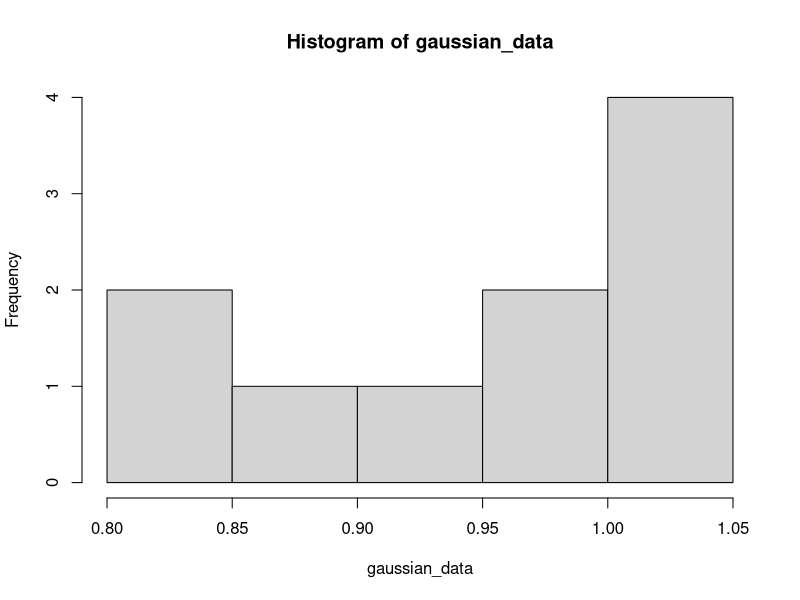
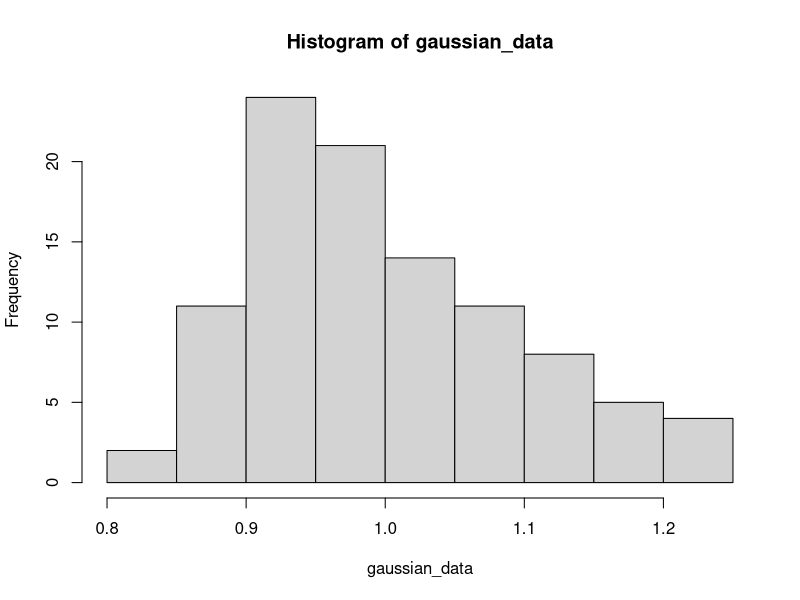
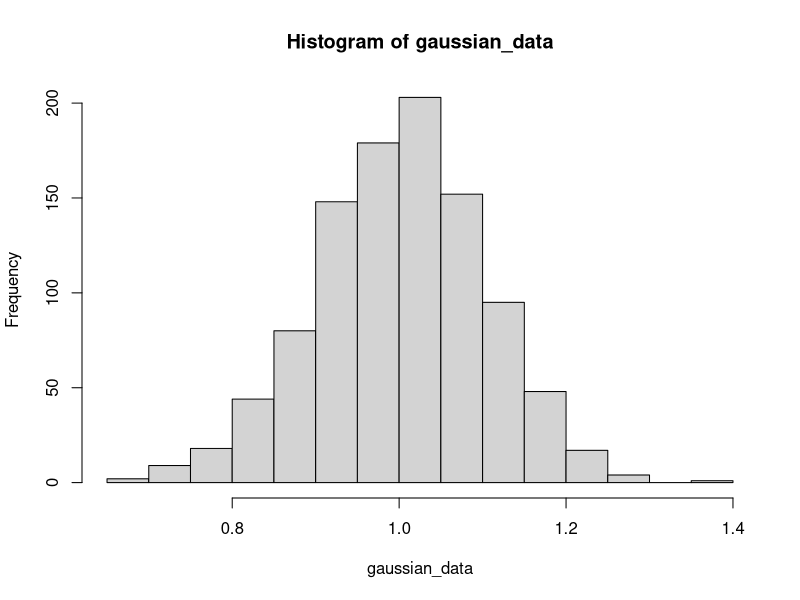
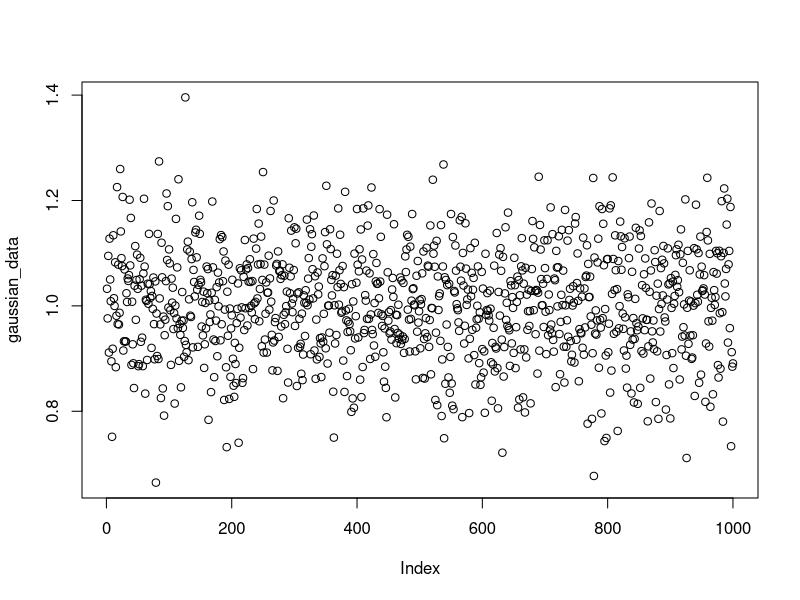
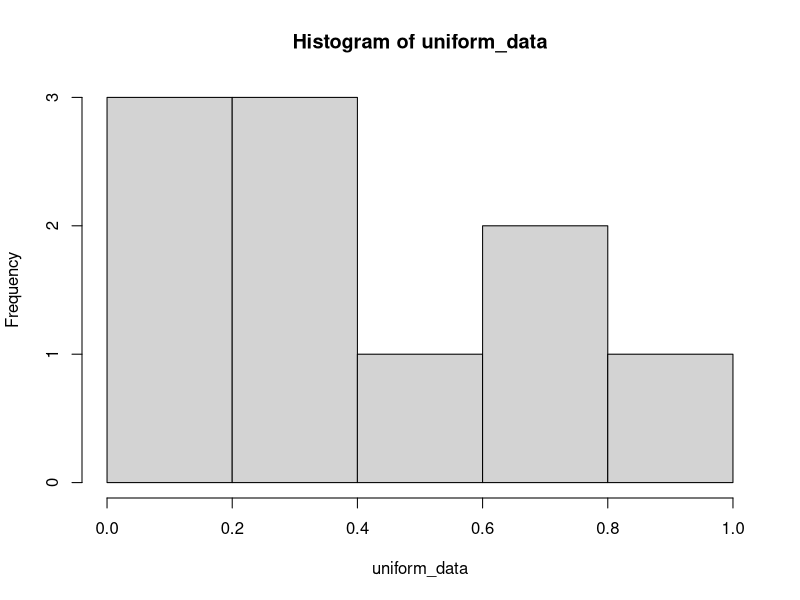
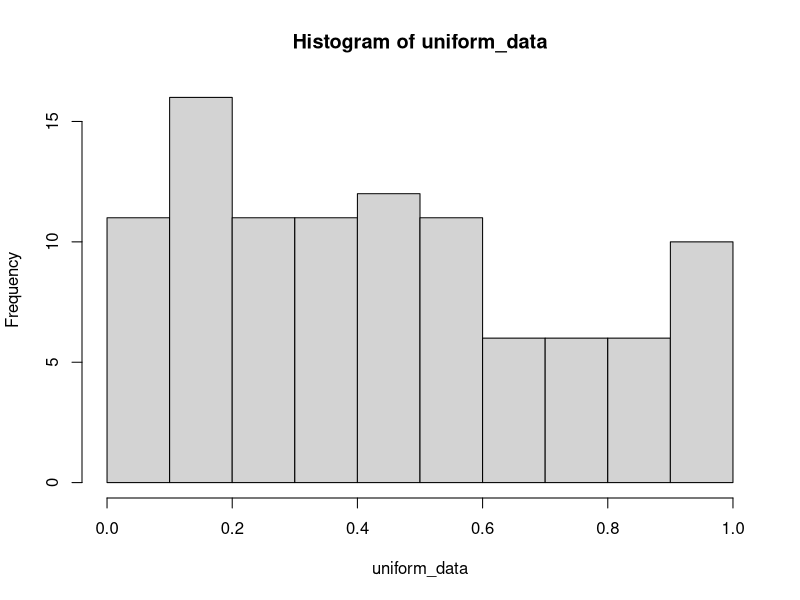
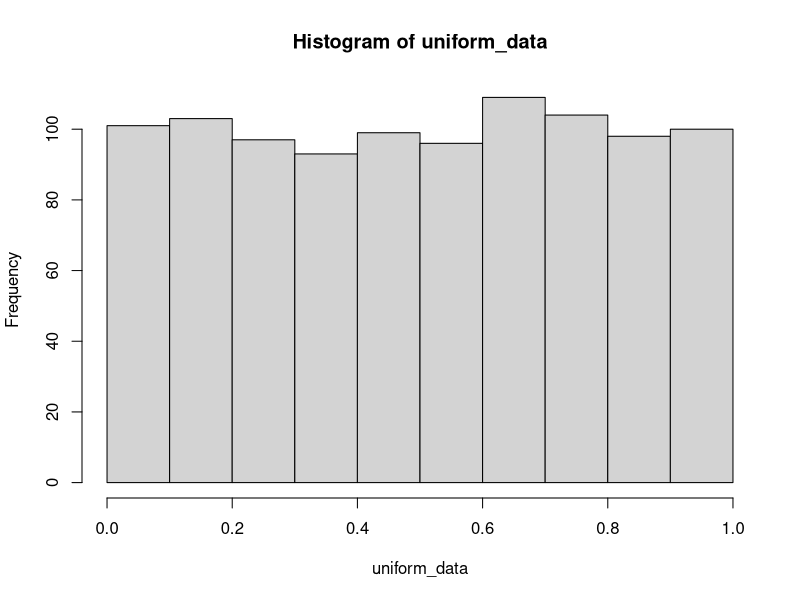
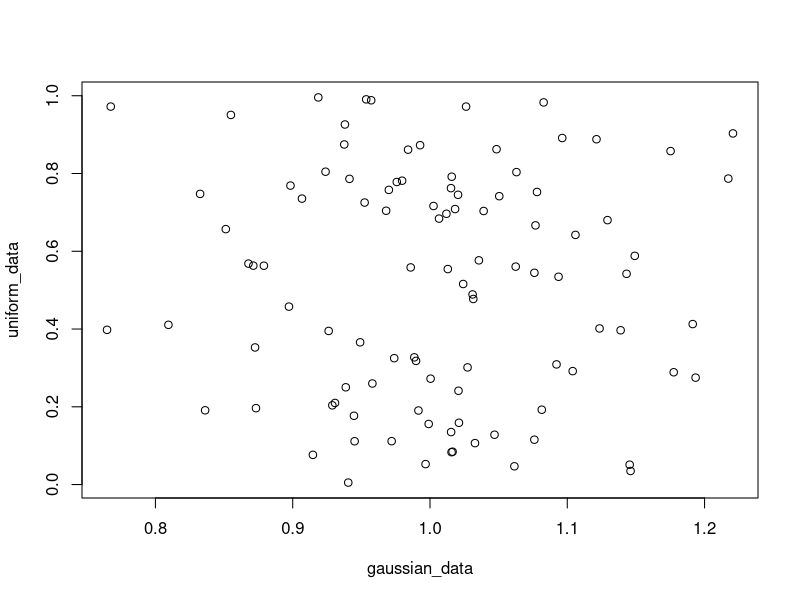

Here is the R script that generated these plots, in order:
## ---- chunk 1
gaussian_data <- rnorm(10, mean = 0, sd = 0.1)
gaussian_data
## ---- chunk 2
mean(gaussian_data)
sd(gaussian_data)
## ---- chunk 3
gaussian_data <- rnorm(100, mean = 0, sd = 0.1)
mean(gaussian_data)
sd(gaussian_data)
## ---- chunk 4
gaussian_data <- rnorm(10, 1, sd = 0.1)
hist(gaussian_data)
## ---- chunk 5
gaussian_data <- rnorm(100, 1, sd = 0.1)
hist(gaussian_data)
## ---- chunk 6
gaussian_data <- rnorm(1000, 1, sd = 0.1)
hist(gaussian_data)
## ---- chunk 7
plot(gaussian_data)
## ---- chunk 8
uniform_data <- runif(10, 0, 1)
uniform_data
## ---- chunk 9
uniform_data <- runif(10, 0, 1)
hist(uniform_data)
## ---- chunk 10
uniform_data <- runif(100, 0, 1)
hist(uniform_data)
## ---- chunk 11
uniform_data <- runif(1000, 0, 1)
hist(uniform_data)
## ---- chunk 12
gaussian_data <- rnorm(100, 1, sd = 0.1)
uniform_data <- runif(100, 0, 1)

plot(gaussian_data, uniform_data)
## ---- chunk 13
plot(gaussian_data, gaussian_data)
## ---- chunk 14
cor(gaussian_data, gaussian_data)
## ---- chunk 15
cor(uniform_data, gaussian_data)
## ---- chunk 16
gaussian_lineal_data <- gaussian_data * 10
## ---- chunk 17
plot(gaussian_data, gaussian_lineal_data)
## ---- chunk 18
cor(gaussian_data, gaussian_lineal_data)
## ---- chunk 19
gaussian_lineal_data <- gaussian_data * -10
## ---- chunk 20
plot(gaussian_data, gaussian_lineal_data)
## ---- chunk 21
cor(gaussian_data, gaussian_lineal_data)
## ---- chunk 22
uniform_data <- runif(100, 0, 0.1)
noisy_data <- gaussian_data + uniform_data
## ---- chunk 23
plot(gaussian_data, noisy_data)
## ---- chunk 24
cor(gaussian_data, noisy_data)
## ---- chunk 25
uniform_data <- runif(100, 0, 0.5)
noisy_data <- gaussian_data + uniform_data
## ---- chunk 26
plot(gaussian_data, noisy_data)
## ---- chunk 27
cor(gaussian_data, noisy_data)
## ---- chunk 28
outdoors <- rnorm(100, 10, 5)
## ---- chunk 29
df <- data.frame(outdoors=outdoors)
## ---- chunk 30
head(df)
## ---- chunk 31
df$indoors = outdoors + 10 + rnorm(100, 0, 1)
## ---- chunk 32
head(df)
## ---- chunk 33
cor(df)
## ---- chunk 34
plot(df)
